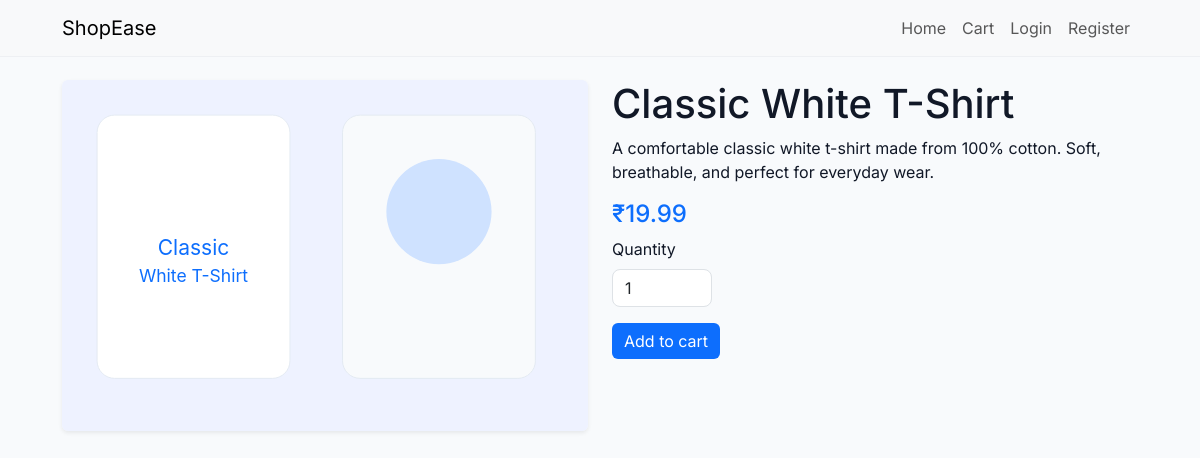
Page /product/classic-white-tshirt/ on the committed database.
### store/models.py (models this page shows, shortened)
class Product(models.Model):
    name = models.CharField(max_length=200)
    slug = models.SlugField(unique=True)
    description = models.TextField(blank=True)
    price = models.DecimalField(max_digits=10, decimal_places=2)
    stock = models.PositiveIntegerField(default=0)
    image = models.ImageField(upload_to='products/', blank=True, null=True)
    created_at = models.DateTimeField(auto_now_add=True)

### store/views.py (the view)
# urls.py: path('product/<slug:slug>/', views.product_detail, name='product_detail'),
def product_detail(request, slug):
    product = get_object_or_404(Product, slug=slug)
    if product.image:
        img = product.image.url
    else:
        img = static_url(f'images/{product.slug}.svg')
    return render(request, 'product_detail.html', {'product': product, 'image_url': img})

### templates/product_detail.html (shortened to what this page needs)
{% extends 'base.html' %}
{% block content %}
  <div class="row">
    <div class="col-md-6">
      <img src="{{ image_url }}" class="img-fluid rounded shadow-sm" alt="{{ product.name }}">
    </div>
    <div class="col-md-6">
      <h1>{{ product.name }}</h1>
      <p>{{ product.description }}</p>
      <h4 class="text-accent">₹{{ product.price }}</h4>
      <form method="post" action="{% url 'add_to_cart' product.id %}">
        <div class="mb-3">
          <label for="quantity" class="form-label">Quantity</label>
          <input type="number" name="quantity" id="quantity" value="1" min="1" class="form-control" style="width:100px;">
        </div>
        <button class="btn btn-primary">Add to cart</button>
      </form>
    </div>
  </div>
{% endblock %}

### static/css/styles.css (style rules this page uses)
:root { --bg: #f8fafc; --accent: #0d6efd; --muted: #6c757d; }
html,body { height:100%; }
body { font-family: 'Inter', system-ui, -apple-system, 'Segoe UI', Roboto, 'Helvetica Neue', Arial; background:var(--bg); color:#111827; }
.text-accent { color:var(--accent) }
.btn-primary { background:var(--accent); border:none }
.form-control { border-radius:8px }

### rows in the picture
Product: name "Classic White T-Shirt", description "A comfortable classic white t-shirt made from 100% cotton. Soft, breathable, and perfect for everyday wear.", price "19.99"
